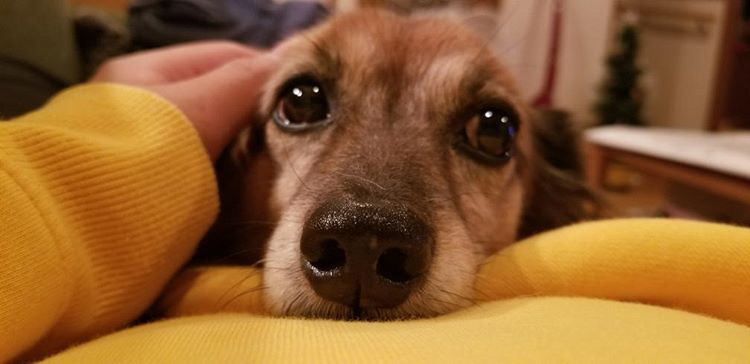
#> input picture Photos/kokoro.jpg, 750 x 364 px, found by its file name
$ python discriminantBinaryScale3-13.py
#> lines starting #> are read from the running program, lines starting #| are printed output that depends on the picture; after the words box and inside, x2 and y2 are one past the last pixel; in counts of white or black regions, pixels touching at a corner belong together
import cv2 as cv
import numpy as np


# 大津の手法
def threshold_otsu(gray, min_value=0, max_value=255):

    # ヒストグラムの算出
    hist = [np.sum(gray == i) for i in range(256)]

    s_max = (0, -10)

    for th in range(256):

        # 領域１と領域２の画素数を計算
        n1 = sum(hist[:th])
        n2 = sum(hist[th:])

        # 領域１と領域２の画素値の平均を計算
        if n1 == 0 : mu1 = 0
        else : mu1 = sum([i * hist[i] for i in range(0, th)]) / n1
        if n2 == 0 : mu2 = 0
        else : mu2 = sum([i * hist[i] for i in range(th, 256)]) / n2

        # 領域間分散の分子を計算
        s = n1 * n2 * (mu1 - mu2) ** 2

        # 領域間分散の分子が最大の時、領域間分散の分子と閾値を記録
        if s > s_max[1]:
            s_max = (th, s)

        # クラス間分散が最大の時の閾値を取得（分離度が最大となる時）
        t = s_max[0]

        # 算出化した閾値で二値化処理
        gray[gray < t] = min_value
        gray[gray >= t] = max_value

    return gray


# 方法２cv.thresholdで簡単に実装
# ret, dst = cv2.threshold(src,threshold, max_value, threshold_type)
# src -> 入力画像
# threshold -> 大津の時は０
# maxValue -> 閾値を満たす画素に与える画素値
# thresholdType -> 閾値の種類(大津式の場合はcv2.THRESH_OTSU)


# 入力画像の読み込み
img = cv.imread("Photos/kokoro.jpg")
#> img is the input picture: shape (364, 750, 3); mean B, G, R 47.9, 94.7, 142.3

# グレースケール変換
gray = cv.cvtColor(img, cv.COLOR_RGB2GRAY)
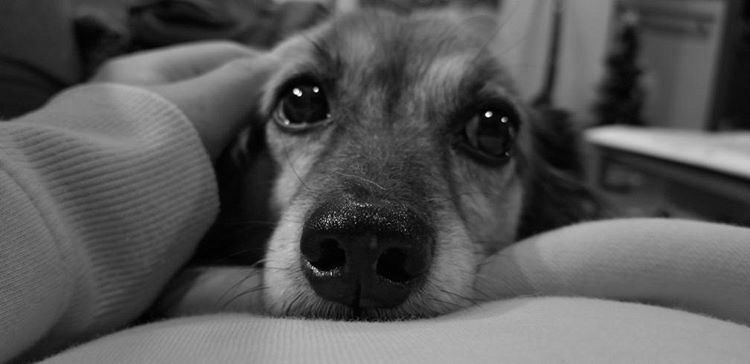
#> gray: shape (364, 750); min 0, max 254, mean 86.1

# 方法１
# th = threshold_otsu(gray)
# 方法２
ret, th = cv.threshold(gray, 0, 255, cv.THRESH_OTSU)
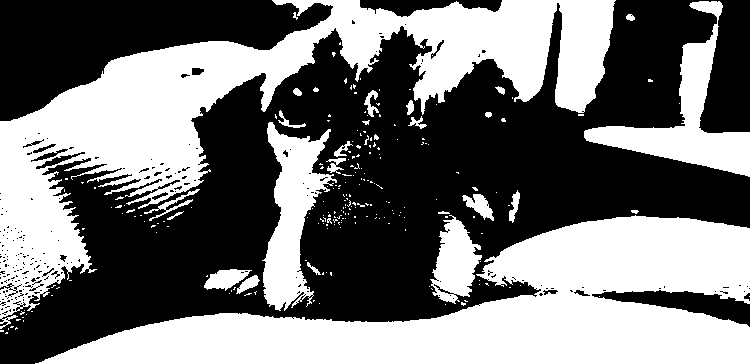
#> th: shape (364, 750); 45.8% white; 227 white regions (199 under 20 px), largest, box (x1, y1, x2, y2) and area: (0, 0, 616, 329) 53314, (35, 215, 750, 364) 51122, (584, 1, 750, 177) 7598
#> ret = 89

# 結果を出力
cv.imwrite("Photos/output.png", th)
